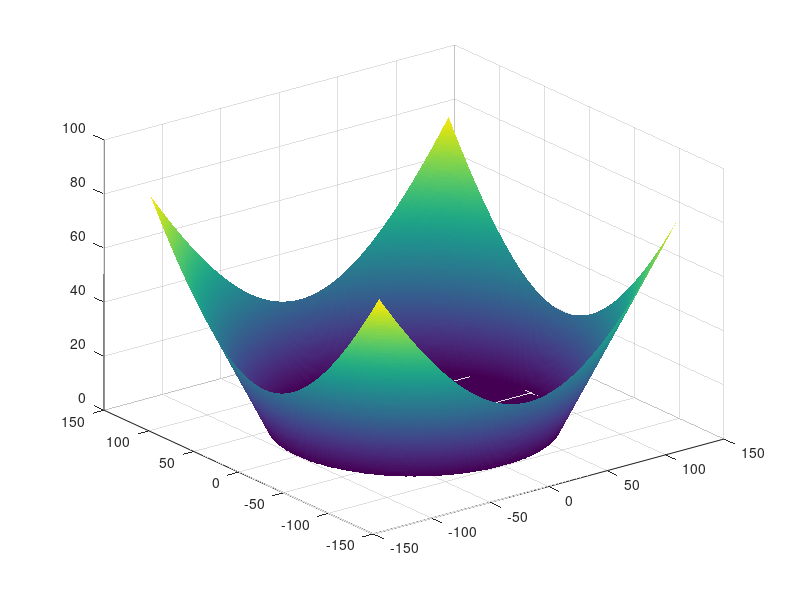
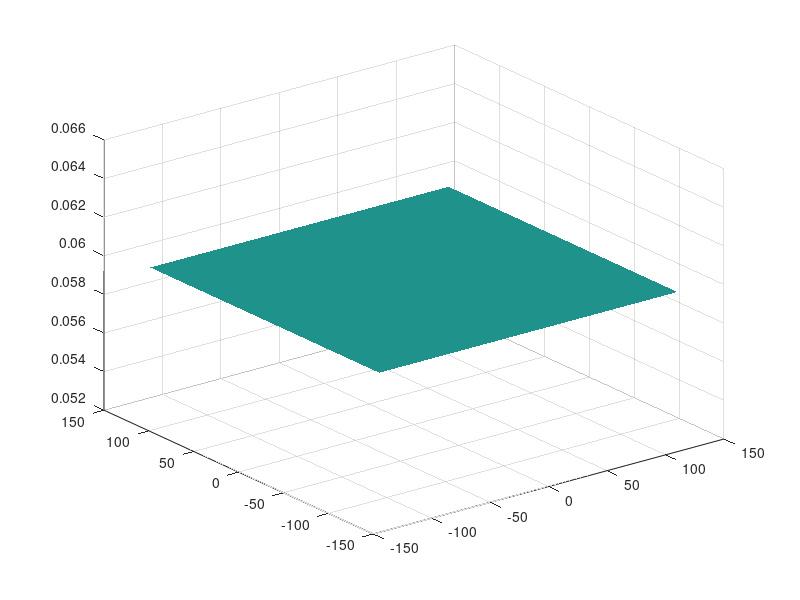

The MATLAB script that drew these images, in order: (Note: this script raises an error after producing the figures.)

%%% Multi-track simulation
%%% We will turn off all disp in GP2DF!!!!
clearvars
% % close all
format compact
close all
tic
%%

disp(date);
%%%%%%%% Define Constants
disp('Defining Constants');

%%% Physical Constants
hbar = 0.6582;	% Plank's Constant (meV.ps)
c=3*10^14*10^-12;	% Speed of light (um/ps)
me=511*10^6/c^2;	% Free electron mass (meV/c^2)
mp=(7*10^-5)*me; % mass of Cavity photon
%%% Calculation Contronl
tstart = 1;	% Initial Dynamics time (ps)
tfinish = 200;	% Finish time (ps)     % reservoir steady state time needed: 100 ps; +20 ps;
tp = tfinish/2;
tstep=0.1;%0.25;	% Frequency to stroe data
Nt=(tfinish-tstart)/tstep;
%%%%%% End

%%%%%% Grid of energy, momentum and real space
%%% For energy
Ns=400;	% Sub-steps;
% Although data will be store for every tstep, it will be calculate over smaller intervals, Ns sets the number of intervals for every tstep;
sstep=tstep/Ns;	% This time step in time used in solving the differential equations; (ps)


uc=1; % Unit cell size (um)
nuc=128; % Number of Unit Cell in one direction from 0-end


%%% For real space
num_p = 2;
Nx=nuc*num_p;	% Number of points in x-axis
Ny=nuc*num_p;	% Number of points in y-axis
xmax=nuc*uc;	% Set x range (um)
ymax=nuc*uc;	% set y range (um)
x=((1:Nx)'-Nx/2-1)*2*xmax/Nx';	% Grid in x
y=((1:Ny)'-Ny/2-1)*2*ymax/Ny';  % Grid in y
dx=abs(x(4)-x(3));	% dx (um)
dy=abs(y(4)-y(3));      % dy
x0=Nx/2+1;  % x=0 index
y0=Ny/2+1;
[X,Y]=meshgrid(x,y);

%%% For momentum space
kxmax=pi/dx; % maxmium of k valus (um^-1)
kymax=pi/dy;
kx=((1:Nx)'-Nx/2-1)*pi/xmax;	% Grid in kx
ky=((1:Ny)'-Ny/2-1)*pi/ymax;	% Grid in ky
dkx=2*kxmax/Nx;	% dkx
dky=2*kymax/Ny;	% dky
[KX,KY]=meshgrid(kx,ky);
%%%%%% END

%%%%%% Dispersion
EC=(hbar^2)*(KX.^2+KY.^2)/(2*mp);

%%%%% Nonlinear interaction %%%%%%%%
%%%%% Parameters controled by experimantal
alphaNL=2*10^-3;	%meV*um^2
Gin = 0.02;   % Gain rate 0.02 ps^-1 um^2
beta= 10^-2;


%%%%%% Pump parameters: Laguerre Gaussian pumping
%%% Pump Rate Intensity no dxdy thing!!!!



omega = 0.15/hbar; %ps^-1
tauP = 14;   % ps
tauR = 120; % ps
Gamma = 1*hbar/(2*tauP);

% Pump intensity 
% P0 = 0.001;
% P0 = 0.05*Gamma*sqrt(hbar*omega/alphaNL);

ratio = 2;
Inten_Pn = ratio*1/(Gin*tauP*tauR);
% Inten_Pr = 0.05*20;
Inten_Pr = 0.05*20;
% Inten_Pr = 0.05*100;
sigr = 6; % size
sigr_Poten = 2;
sigr_non = 10;

locate_pump = -50;
locate_poten = 10;

RL = sqrt(X.^2+(Y-locate_pump).^2);
RL_non = sqrt(X.^2+(Y+locate_poten).^2);
RL_poten = sqrt(X.^2+(Y+locate_poten).^2);
Phase = atan2(Y,X);

%Gaussian
r = sqrt(X.^2 + Y.^2);

absorbL = 100;
streng = 1;
RL_ab=sqrt((X).^2+(Y).^2);
ab_boundary = streng*(RL_ab-absorbL>0).*(RL_ab-absorbL)*(-1i);

kky = -0.5; %um^-1
% kky = -3.4;
Pr = Inten_Pr*exp(-(RL/sigr).^2).*exp(-1i*kky*Y);
Pn = Inten_Pn*ones(length(x),length(x));




PE = 10; %meV;
Poten = PE*exp(-(RL_poten/sigr_Poten).^2);


figure()
surf(x,y,abs(ab_boundary))
shading interp

figure()
surf(x,y,abs(Pn))
shading interp
% saveas(gcf,'images/particle_number.jpg')
% saveas(gcf,sprintf('images/%d.jpg',1))


Poten = Poten + ab_boundary;






%%


%%%%%% Define Fehlberg coefficients (for fifth order Runge-Kutta procedure)
ai(1)=16/135;
ai(2)=0;
ai(3)=6656/12825;
ai(4)=28561/56430;
ai(5)=-9/50;
ai(6)=2/55; %#ok<NASGU>

aibi(1)=1/360;
aibi(2)=0;
aibi(3)=-128/4275;
aibi(4)=-2197/75240;
aibi(5)=1/50;
aibi(6)=2/55;

dij(1,1)=0;
dij(2,1)=1/4;
dij(3,1)=3/32;          dij(3,2)=9/32;
dij(4,1)=1932/2197;     dij(4,2)=-7200/2197;    dij(4,3)=7296/2197;
dij(5,1)=439/216;       dij(5,2)=-8;            dij(5,3)=3680/513;
dij(5,4)=-845/4104;
dij(6,1)=-8/27;         dij(6,2)=2;             dij(6,3)=-3544/2565;
dij(6,4)=1859/4104;     dij(6,5)=-11/40;
%%%%%% END

% Load initial condition
%load psi_601.mat
%load res_601.mat
%psi_ini = psi5;
%rev_ini = rev5;
%clear psi5 rev5

%%%%%% Define the initial state

t=0;	% Real time (ps)
%%% Take the initial wavefunction
% set the random seed
rng('shuffle'); % make the initial seed depned on current time
%rng('default'); % make sure the same random initial condition
% psi5=10e-1*(zeros(Ny,Nx)+1i*zeros(Ny,Nx));
% psi5=exp(-X.^2/4).*exp(-Y.^2/4).*exp(1i*X*2);
% psi5 = Pxy1;
% psi5=10e-2*(randn(Ny,Nx)+1i*randn(Ny,Nx));
psi5 = 10e-1*(zeros(Ny,Nx)+1i*zeros(Ny,Nx));
rev5 = 10e-1*(zeros(Ny,Nx)+1i*zeros(Ny,Nx));
% noise = 10e-10*(randn(Ny,Nx)+1i*randn(Ny,Nx));
%%%%%% END






para = struct('hbar',hbar,'sstep',sstep,'alpha',alphaNL,'tauP',tauP, ...
    'Pr',Pr,'Pn',Pn,'omega',omega,'tp',tp,'Gamma',Gamma,'EC',EC,'Gin',Gin,'beta',beta,'tauR',tauR,'Poten',Poten);
%%%%%% 5th order Runge-Kutta Algorithm
for si=0:1:4
    t=si*sstep;

    % Label theta at next, current and 4 sub-timesteps behind
    psin1=['psi',sprintf('%g',si+5+1)];	% Label of next sub-timestep
    psin = ['psi',sprintf('%g',si+5)];      % Label of current sub-timestep
    psin_4 = ['psi',sprintf('%g',si+5-4)];  % Label of four sub-timesteps back

    % Label theta at next, current and 4 sub-timesteps behind
    revn1=['rev',sprintf('%g',si+5+1)];	% Label of next sub-timestep
    revn = ['rev',sprintf('%g',si+5)];      % Label of current sub-timestep
    revn_4 = ['rev',sprintf('%g',si+5-4)];  % Label of four sub-timesteps back


    % Calculate gradients
    [f1psi,f1rev] = fcal2D(...
        eval(psin),...
        eval(revn),...
        t,para);

    [f2psi,f2rev] = fcal2D(...
        eval(psin)+dij(2,1)*f1psi,...
        eval(revn)+dij(2,1)*f1rev,...
        t,para);

    [f3psi,f3rev] = fcal2D(...
        eval(psin)+dij(3,1)*f1psi+dij(3,2)*f2psi,...
        eval(revn)+dij(3,1)*f1rev+dij(3,2)*f2rev,...
        t,para);

    [f4psi,f4rev] = fcal2D(...
        eval(psin)+dij(4,1)*f1psi+dij(4,2)*f2psi+dij(4,3)*f3psi,...
        eval(revn)+dij(4,1)*f1rev+dij(4,2)*f2rev+dij(4,3)*f3rev,...
        t,para);

    [f5psi,f5rev] = fcal2D(...
        eval(psin)+dij(5,1)*f1psi+dij(5,2)*f2psi+dij(5,3)*f3psi+dij(5,4)*f4psi,...
        eval(revn)+dij(5,1)*f1rev+dij(5,2)*f2rev+dij(5,3)*f3rev+dij(5,4)*f4rev,...
        t,para);

    [f6psi,f6rev] = fcal2D(...
        eval(psin)+dij(6,1)*f1psi+dij(6,2)*f2psi+dij(6,3)*f3psi+dij(6,4)*f4psi+dij(6,5)*f5psi,...
        eval(revn)+dij(6,1)*f1rev+dij(6,2)*f2rev+dij(6,3)*f3rev+dij(6,4)*f4rev+dij(6,5)*f5rev,...
        t,para);

    % Calculate fields at next sub-timestep
    eval([psin1 '=eval(psin)+ai(1)*f1psi+ai(2)*f2psi+ai(3)*f3psi+ai(4)*f4psi+ai(5)*f5psi+ai(6)*f6psi;']);
    eval([revn1 '=eval(revn)+ai(1)*f1rev+ai(2)*f2rev+ai(3)*f3rev+ai(4)*f4rev+ai(5)*f5rev+ai(6)*f6rev;']);

    % Calculate errors
    errorpsi=sum(sum(abs(...
        aibi(1)*f1psi+aibi(2)*f2psi+aibi(3)*f3psi...
        +aibi(4)*f4psi+aibi(5)*f5psi+aibi(6)*f6psi)))...
        /(sum(sum(abs(eval(psin1)))));

    % Clear psi at sub-timestep 6 substeps behind next substep
    clear(psin_4);
    clear(revn_4);

end
clear f1psi f2psi f3psi f4psi f5psi f6psi
clear f1rev f2rev f3rev f4rev f5rev f6rev

clear ai aibi dij

%%%%%% END

%%%%%% Prepare for 5th order Adams-Bashforth-Moulton Algorithm
% This part of the code prepares for the 5th order Adams-Bashforth-Moulton Algorithm. From the stored values of psi from the Runge-Kutta procedure it calculates the gradients, fpsi=dpsi/dt, for each sub-timestep. The results are the arrays: % fpsi6, fpsi7, fpsi8, fpsi9 We also keep the last value of the field: (psi10, theta10) This part of the procedure uses the function, fcal2D(psi,...,t), which gives the value of dpsi/dt
% Increment substep by one
si=si+1;        %si=5 now

% Label psi at previous four sub-timesteps
psin_1 = ['psi',sprintf('%g',si+5-1)];
psin_2 = ['psi',sprintf('%g',si+5-2)];
psin_3 = ['psi',sprintf('%g',si+5-3)];
psin_4 = ['psi',sprintf('%g',si+5-4)];

% Label f at previous four sub-timesteps
fpsin_1 = ['fpsi',sprintf('%g',si+5-1)];
fpsin_2 = ['fpsi',sprintf('%g',si+5-2)];
fpsin_3 = ['fpsi',sprintf('%g',si+5-3)];
fpsin_4 = ['fpsi',sprintf('%g',si+5-4)];

% Label phi at previous four sub-timesteps
revn_1 = ['rev',sprintf('%g',si+5-1)];
revn_2 = ['rev',sprintf('%g',si+5-2)];
revn_3 = ['rev',sprintf('%g',si+5-3)];
revn_4 = ['rev',sprintf('%g',si+5-4)];

% Label f at previous four sub-timesteps
frevn_1 = ['frev',sprintf('%g',si+5-1)];
frevn_2 = ['frev',sprintf('%g',si+5-2)];
frevn_3 = ['frev',sprintf('%g',si+5-3)];
frevn_4 = ['frev',sprintf('%g',si+5-4)];


% Calculate f at previous four sub-timesteps
eval([ '[' fpsin_1  ',' frevn_1 ']=fcal2D(' ...
    psin_1  ',' revn_1 ','...
    't,para);']);

eval([ '[' fpsin_2  ',' frevn_2 ']=fcal2D(' ...
    psin_2 ',' revn_2 ','...
    't,para);']);

eval([ '[' fpsin_3  ',' frevn_3 ']=fcal2D(' ...
    psin_3 ',' revn_3 ','...
    't,para);']);

eval([ '[' fpsin_4  ',' frevn_4 ']=fcal2D(' ...
    psin_4 ',' revn_4 ','...
    't,para);']);

% Clear psi at sub-timesteps earlier than last sub-timestep
clear(psin_1); clear('psin_1');
clear(psin_2); clear('psin_2');
clear(psin_3); clear('psin_3');
clear(psin_4); clear('psin_4');

clear(revn_1); clear('revn_1');
clear(revn_2); clear('revn_2');
clear(revn_3); clear('revn_3');
clear(revn_4); clear('revn_4');


%%%%%% END

%%%%%% Start main 5th order Adams-Bashforth-Moulton Algorithm for all remaining timesteps This is the main part of the algorithm that calculates psi and theta for every sub-timestep.  For each timestep after the initial equilibrium time set by E_tstart plots are made for the first Monte Carlo realization if allow_plots==true For each value in the sample time grid, defined by E_Samples, E_start, and tfinish the field is saved in the variable psi_Ei where Ei is an index The time dynamics of the first Monte Carlo realization is also stored in the variable psit (if allow_plots==1) This part of the procedure uses the function, fcalc2DIS(psi,...,t), which gives the value of dpsi/dt
psit=zeros(Ny,Nx);
revt=zeros(Ny,Nx);


for ti=0:1:tfinish/tstep

    t=ti*tstep+si*sstep;
    plot_t(ti+1) = t;
    disp([sprintf('%1.4f',t),' ps', sprintf(' \t %g',ti),' step ']);
    display(['|psi|^2 : ' sprintf('%1.4g',sum(sum(abs(psit).^2)))]);	% Why 1e8?
    display(['|rev|^2 : ' sprintf('%1.4g',sum(sum(revt)))]);	% Why 1e8?
    sum_psi(ti+1) = sum(sum(abs(psit).^2));



    while si<Ns
        t=ti*tstep+si*sstep;

        % Label f at next and previous 5 sub-timesteps
        fpsin1 = ['fpsi',sprintf('%g',si+5+1)];
        fpsin = ['fpsi',sprintf('%g',si+5)];
        fpsin_1 = ['fpsi',sprintf('%g',si+5-1)];
        fpsin_2 = ['fpsi',sprintf('%g',si+5-2)];
        fpsin_3 = ['fpsi',sprintf('%g',si+5-3)];
        fpsin_4 = ['fpsi',sprintf('%g',si+5-4)];

        % Label f at next and previous 5 sub-timesteps
        frevn1 = ['frev',sprintf('%g',si+5+1)];
        frevn = ['frev',sprintf('%g',si+5)];
        frevn_1 = ['frev',sprintf('%g',si+5-1)];
        frevn_2 = ['frev',sprintf('%g',si+5-2)];
        frevn_3 = ['frev',sprintf('%g',si+5-3)];
        frevn_4 = ['frev',sprintf('%g',si+5-4)];



        % Label psi at next and last sub-timestep
        psin1 = ['psi',sprintf('%g',si+5+1)];
        psin = ['psi',sprintf('%g',si+5)];

        revn1 = ['rev',sprintf('%g',si+5+1)];
        revn = ['rev',sprintf('%g',si+5)];


        % Calculate f at last sub-timestep
        eval([ '[' fpsin  ',' frevn ']=fcal2D(eval(psin),eval(revn),t,para);']);

        % Predict psi at next sub-timestep (Adams-Bashforth Formula)
        psiapprox=eval(psin)+(1/720)*(...
            1901*eval(fpsin)-2774*eval(fpsin_1)...
            +2616*eval(fpsin_2)-1274*eval(fpsin_3)...
            +251*eval(fpsin_4));

        revapprox=eval(revn)+(1/720)*(...
            1901*eval(frevn)-2774*eval(frevn_1)...
            +2616*eval(frevn_2)-1274*eval(frevn_3)...
            +251*eval(frevn_4));

        clear(fpsin_4);
        clear(frevn_4);

        % Predict f at next sub-timestep

        eval([ '[' fpsin1  ',' frevn1 ']=fcal2D(psiapprox,revapprox,t,para);']);

        % Correct psi at next sub-timestep (Adams-Moulton Formula)
        eval([ psin1 '=eval(psin)+(1/720)*',...
            '(251*eval(fpsin1)+646*eval(fpsin)-264*eval(fpsin_1)',...
            '+106*eval(fpsin_2)-19*eval(fpsin_3));']);
         % Correct rev at next sub-timestep (Adams-Moulton Formula)
        eval([ revn1 '=eval(revn)+(1/720)*',...
            '(251*eval(frevn1)+646*eval(frevn)-264*eval(frevn_1)',...
            '+106*eval(frevn_2)-19*eval(frevn_3));']);



        clear(psin);
        clear(revn);

        % Increment sub-timestep
        si=si+1;
    end

    if eval(['isnan(sum(sum(' psin1 ')))'])
        calcsuccess=false;
        disp('  Calculation Stopped: Time step too large')
        return
    end

    % Prepare for next timestep
    psi5=eval(psin1); clear(psin1);
    rev5=eval(revn1); clear(revn1);

    clear(fpsin1);
    clear(frevn1);


    fpsi4=eval(fpsin); clear(fpsin);
    fpsi3=eval(fpsin_1); clear(fpsin_1);
    fpsi2=eval(fpsin_2); clear(fpsin_2);
    fpsi1=eval(fpsin_3); clear(fpsin_3);

    frev4=eval(frevn); clear(frevn);
    frev3=eval(frevn_1); clear(frevn_1);
    frev2=eval(frevn_2); clear(frevn_2);
    frev1=eval(frevn_3); clear(frevn_3);


    si=0;

    if ti>=tstart/tstep
        % store the result
        %         psiall=sum(sum(abs(psi5).^2));
        %         phiall=sum(sum(abs(phi5).^2));
        %         resall=sum(sum(rev5));
        save(['./result/psi_' sprintf('%g',ti-tstart/tstep+1)],'psi5','t');
        save(['./result/rev_' sprintf('%g',ti-tstart/tstep+1)],'rev5','t');

    end
    psit=psi5;
    revt=rev5;
    M(:,:,ti+1) = psit;


end
%%
Psi_M = abs(M).^2;
len_Psi = size(Psi_M);
for i = 1:len_Psi(3)
    Particle_num(i) = sum(sum(Psi_M(:,:,i)));
end

time = 0:tstep:tfinish;

figure()
plot(time, Particle_num)
xlabel('ps')
saveas(gcf,'particle_number.jpg')
%

%%
mat_size = size(M);

normal_sel = 0.6;
for i = 1:mat_size(3)
    inten_M = abs(M(:,:,i)).^normal_sel;
    final_density(:,:,i) = inten_M/max(max(inten_M));
end


%%
% figure()
% pcolor(X,Y,final_density(:,:,end))
% colormap hot
% shading flat
% axis([-32 32 -32 32]);

for i = 1:mat_size(3)
    % figure()
    pcolor(X,Y,final_density(:,:,i))
    colormap hot
    shading flat
    viscircles([0,-locate_poten],sigr_Poten,'LineStyle','--');
    axis([-32 32 -32 32]);
    saveas(gcf,sprintf('images/%d.jpg',i))
end

% time = 0:tstep:tfinish;
% fig_name =  sprintf('ratio = %0.2f, radius_non = %0.2f.jpg',ratio,sigr_non);
% figure()
% pcolor(X,Y,final_density(:,:,end));
% viscircles([0,-locate_poten],sigr_Poten,'LineStyle','--');
% colorbar
% colormap hot
% shading flat
% axis equal
% title(['time : ' sprintf('%g',time(end)),'ps'],"FontSize",20);
% axis([-32 32 -32 32]);
% saveas(gcf,fig_name)
% 
% fig_name2 =  sprintf('Phase : ratio = %0.2f, radius_non = %0.2f.jpg',ratio,sigr_non);
% figure()
% pcolor(X,Y,angle(M(:,:,end)));
% viscircles([0,-locate_poten],sigr_Poten,'LineStyle','--');
% colormap gray
% shading flat
% axis equal
% title(['time : ' sprintf('%g',time(end)),'ps'],"FontSize",20);
% axis([-32 32 -32 32]);
% saveas(gcf,fig_name2)



% plot(plot_t(1:find(plot_t==80)),sum_psi(1:find(plot_t==80)))
% x_r = 1:find(plot_t == tp);
% x_r = plot_t(1:find(plot_t==tp));
% y_r = sum_psi(1:find(plot_t==tp));
% % 
% x_l = plot_t(find(plot_t==tp)+1:end) - (plot_t(end)-tp);
% y_l = flip(sum_psi((find(plot_t==tp)+1:end)));


% save parameters
% save ./result/parameters

% title_name = sprintf('%0.2fPth',ratio);

% figure()
% plot(x_r,y_r)
% hold on
% plot(x_l,y_l,'r')
% title(title_name,'FontSize',20)
% saveas(gcf,[title_name,'.png']);
% time = 0:tstep:tfinish;
% figure()
% plot(time, sum_psi)
% saveas(gcf,'plot.png');

%%
% Image generation for movie

% for i = 1:mat_size(3)
%     filename =  sprintf('%dth.jpg',i);
%     % figure()
%     pcolor(X,Y,final_density(:,:,i));
%     viscircles([0,-locate_poten],sigr_Poten,'LineStyle','--');
%     colormap hot
%     shading flat
%     axis equal
%     title(['time : ' sprintf('%g',time(i)),'ps'],"FontSize",20);
%     % axis([-32 32 -32 32]);
%     FolderName = 'movie';
%     [~, file]  = fileparts(filename);  % Remove extension
%     saveas(gca, fullfile(FolderName, [file, '.jpg'])); 
%     % saveas(gcf,fig_name)
% 
% end
